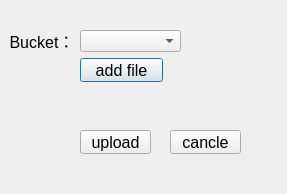
<?xml version="1.0" encoding="UTF-8"?>
<ui version="4.0">
 <class>UploadDialog</class>
 <widget class="QDialog" name="UploadDialog">
  <property name="geometry">
   <rect>
    <x>0</x>
    <y>0</y>
    <width>287</width>
    <height>194</height>
   </rect>
  </property>
  <property name="windowTitle">
   <string>Upload</string>
  </property>
  <widget class="QPushButton" name="chooseFileButton">
   <property name="geometry">
    <rect>
     <x>80</x>
     <y>58</y>
     <width>83</width>
     <height>24</height>
    </rect>
   </property>
   <property name="font">
    <font>
     <pointsize>12</pointsize>
    </font>
   </property>
   <property name="text">
    <string>add file</string>
   </property>
  </widget>
  <widget class="QLabel" name="fileNameLabel">
   <property name="geometry">
    <rect>
     <x>80</x>
     <y>88</y>
     <width>181</width>
     <height>18</height>
    </rect>
   </property>
   <property name="font">
    <font>
     <pointsize>12</pointsize>
    </font>
   </property>
   <property name="text">
    <string/>
   </property>
  </widget>
  <widget class="QPushButton" name="cancleButton">
   <property name="geometry">
    <rect>
     <x>170</x>
     <y>130</y>
     <width>71</width>
     <height>24</height>
    </rect>
   </property>
   <property name="font">
    <font>
     <pointsize>12</pointsize>
    </font>
   </property>
   <property name="text">
    <string>cancle</string>
   </property>
  </widget>
  <widget class="QLabel" name="errorLabel">
   <property name="geometry">
    <rect>
     <x>80</x>
     <y>160</y>
     <width>181</width>
     <height>21</height>
    </rect>
   </property>
   <property name="font">
    <font>
     <family>宋体</family>
     <pointsize>12</pointsize>
    </font>
   </property>
   <property name="styleSheet">
    <string notr="true">color: rgb(255, 0, 0);</string>
   </property>
   <property name="text">
    <string/>
   </property>
  </widget>
  <widget class="QComboBox" name="bucketComboBox">
   <property name="geometry">
    <rect>
     <x>80</x>
     <y>30</y>
     <width>101</width>
     <height>22</height>
    </rect>
   </property>
   <property name="font">
    <font>
     <pointsize>12</pointsize>
    </font>
   </property>
   <property name="editable">
    <bool>false</bool>
   </property>
   <property name="currentText">
    <string/>
   </property>
   <property name="currentIndex">
    <number>-1</number>
   </property>
  </widget>
  <widget class="QPushButton" name="uploadButton">
   <property name="geometry">
    <rect>
     <x>80</x>
     <y>130</y>
     <width>71</width>
     <height>24</height>
    </rect>
   </property>
   <property name="font">
    <font>
     <pointsize>12</pointsize>
    </font>
   </property>
   <property name="text">
    <string>upload</string>
   </property>
  </widget>
  <widget class="QLabel" name="label">
   <property name="geometry">
    <rect>
     <x>10</x>
     <y>30</y>
     <width>64</width>
     <height>22</height>
    </rect>
   </property>
   <property name="font">
    <font>
     <pointsize>12</pointsize>
    </font>
   </property>
   <property name="layoutDirection">
    <enum>Qt::LeftToRight</enum>
   </property>
   <property name="text">
    <string>Bucket：</string>
   </property>
   <property name="alignment">
    <set>Qt::AlignCenter</set>
   </property>
  </widget>
  <widget class="QLabel" name="fileSizeLabel">
   <property name="geometry">
    <rect>
     <x>80</x>
     <y>110</y>
     <width>181</width>
     <height>16</height>
    </rect>
   </property>
   <property name="font">
    <font>
     <pointsize>12</pointsize>
    </font>
   </property>
   <property name="text">
    <string/>
   </property>
  </widget>
  <widget class="QLabel" name="storagfeclassLabel">
   <property name="geometry">
    <rect>
     <x>190</x>
     <y>30</y>
     <width>81</width>
     <height>21</height>
    </rect>
   </property>
   <property name="font">
    <font>
     <pointsize>10</pointsize>
    </font>
   </property>
   <property name="text">
    <string/>
   </property>
  </widget>
 </widget>
 <resources/>
 <connections/>
</ui>
